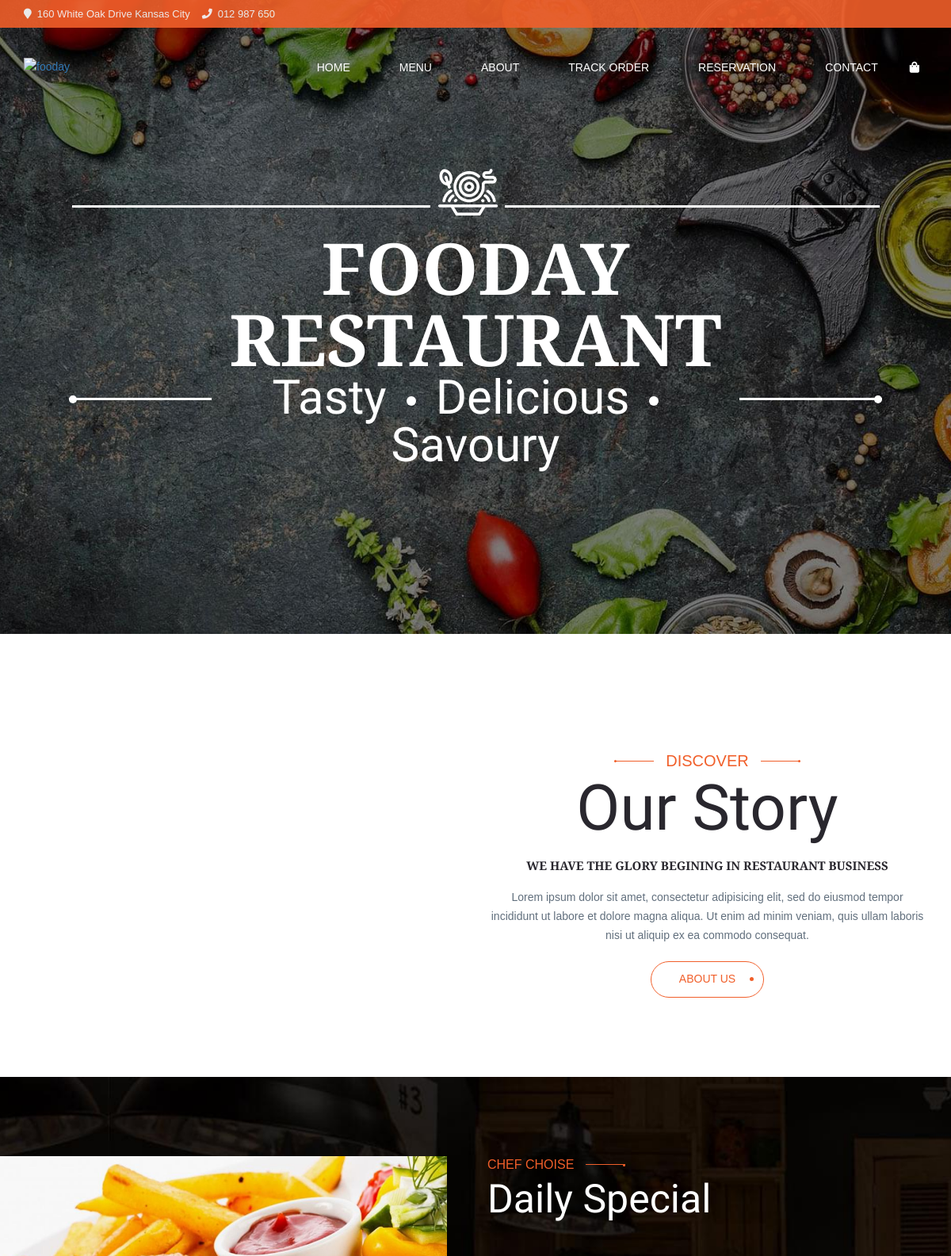
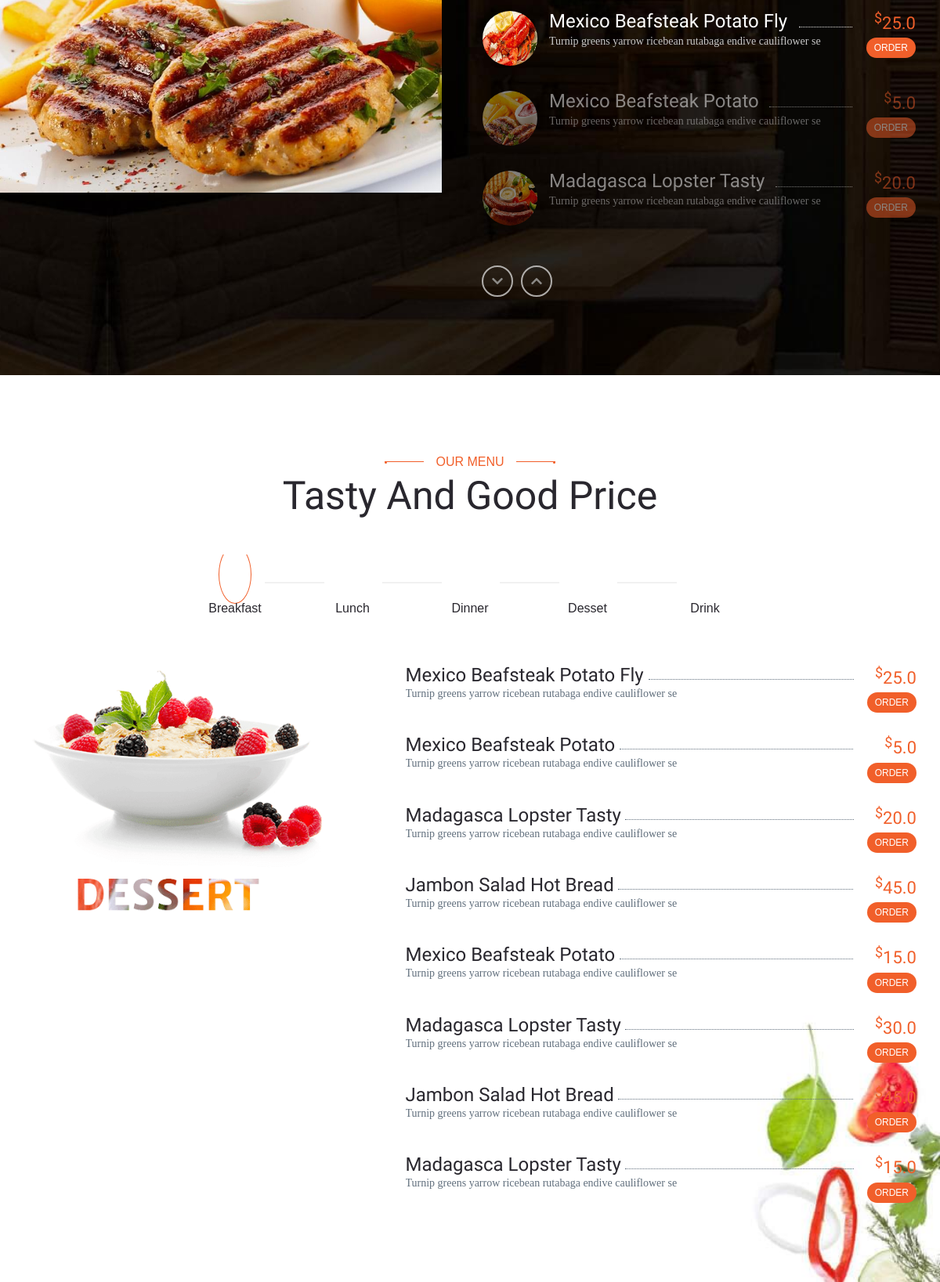
The page / (upper part) on the database its author committed (2 pictures, top to bottom).
### core/models.py (models this page shows, shortened)
class Product(models.Model):
    catagory = models.ManyToManyField(Catagory,
                    related_name="catagory_products")
    name = models.CharField(max_length=50)
    description = models.TextField()
    image_path = models.CharField(max_length=100)
    price = models.FloatField()
    chef_name = models.CharField(max_length=30)
    @property
    def short_description(self):
        return self.description[0:60]

class Catagory(models.Model):
    name = models.CharField(max_length = 10)
    image_path = models.CharField(max_length=100)

### core/views.py (the view)
# urls.py: path('', views.index, name='index'),
def index(request):
	return render(request,"index.html",{
		"catagories":Catagory.objects.all(),
		"products":Product.objects.all(),
		"header_transparent": True
	})

### core/templates/index.html (shortened to what this page needs)
{% extends 'base.html' %}
{% load static %}
{% block content %}
<div class="page-container">
  <div class="top-header top-bg-parallax">
    <div data-parallax="scroll" data-image-src="{% static 'assets/images/slider/slider2-bg1.jpg' %}" class="slides parallax-window">
      <div class="slide-content slide-layout-02">
        <div class="container">
          <div class="slide-content-inner"><img src="{% static 'assets/images/slider/slider2-icon.png' %}" data-ani-in="fadeInUp" data-ani-out="fadeOutDown" data-ani-delay="500" alt="fooday" class="slide-icon img img-responsive animated">
            <h3 data-ani-in="fadeInUp" data-ani-out="fadeOutDown" data-ani-delay="1000" class="slide-title animated">FOODAY RESTAURANT</h3>
            <p data-ani-in="fadeInUp" data-ani-out="fadeOutDown" data-ani-delay="1500" class="slide-sub-title animated"><span class="line-before"></span><span class="line-after"></span><span class="text"><span>Tasty</span><span>Delicious</span><span>Savoury</span></span></p>
          </div>
        </div>
      </div>
    </div>
  </div>
  <div class="page-content-wrapper">
    <section class="about-us-session padding-top-100 padding-bottom-100">
      <div class="container">
        <div class="row">
          <div class="col-md-6 colsm-12"><img src="{% static 'assets/images/pages/home1-about.jpg' %}" alt="" class="img img-responsive wow zoomIn"></div>
          <div class="col-md-6 col-sm-12">
            <div class="swin-sc swin-sc-title style-4 margin-bottom-20 margin-top-50">
              <p class="top-title"><span>Discover</span></p>
              <h3 class="title">Our Story</h3>
            </div>
            <p class="des font-bold text-center">WE HAVE THE GLORY BEGINING IN RESTAURANT BUSINESS</p>
            <p class="des margin-bottom-20 text-center">Lorem ipsum dolor sit amet, consectetur adipisicing elit, sed do eiusmod tempor incididunt ut labore et dolore magna aliqua. Ut enim ad minim veniam, quis ullam laboris nisi ut aliquip ex ea commodo consequat.</p>
            <div class="swin-btn-wrap center"><a href="{% url 'core:about' %}" class="swin-btn center form-submit btn-transparent"> <span>	About Us</span></a></div>
          </div>
        </div>
      </div>
    </section>
    <section class="product-sesction-03-1 padding-top-100 padding-bottom-100"><img src="{% static 'assets/images/product/product-decorate.jpg' %}" alt="" class="img-responsive img-decorate">
      <div class="container">
        <div class="row">
          <div class="col-lg-6 col-md-4"></div>
          <div class="col-lg-6 col-md-8">
            <div class="swin-sc swin-sc-title text-left light">
              <p class="top-title"><span>chef choise</span></p>
              <h3 class="title">Daily Special</h3>
            </div>
            <div class="swin-sc swin-sc-product products-01 style-04 light swin-vetical-slider">
              <div class="row">
                <div class="col-md-12">
                  <div data-height="200" class="products nav-slider">
                    {% for product in products %}
                      <div class="item product-01">
                        <div class="item-left">
                          <img src="{% static product.image_path %}" alt="" class="img img-responsive">
                          <div class="content-wrapper">
                              <a class="title">{{ product.name }}</a>
                              <div class="des">{{ product.short_description }} </div>
                          </div>
                        </div>
                        <div class="item-right"><span class="price woocommerce-Price-amount amount"><span class="price-symbol">$</span>{{ product.price }}</span>
                          <div class="btn-atc-wrapper"><a target="_blank" href="{% url 'core:product' product.pk %}" class="btn-atc"><span>Order</span></a></div>
                        </div>
                      </div>
                    {% endfor %}
                  </div>
                </div>
              </div>
            </div>
          </div>
        </div>
      </div>
    </section>
    <section class="product-sesction-01 padding-bottom-100 padding-top-100">
      <div class="container">
        <div class="row">
          <div class="col-md-12">
            <div class="swin-sc swin-sc-title">
              <p class="top-title"><span>Our Menu</span></p>
              <h3 class="title">Tasty And Good Price</h3>
            </div>
            <div class="swin-sc swin-sc-product products-01 style-02 woocommerce">
              <div class="row">
                <div class="col-md-2"></div>
                <div data-slide-toshow="5" class="cat-wrapper-02 main-slider col-md-8">
                  <div class="item">
                    <div class="cat-icons"><i class="icons swin-icon-pasta"></i>
                      <h5 class="cat-title">Breakfast</h5>
                    </div>
                  </div>
                  <div class="item">
                    <div class="cat-icons"><i class="icons swin-icon-fish"></i>
                      <h5 class="cat-title">Lunch</h5>
                    </div>
                  </div>
                  <div class="item">
                    <div class="cat-icons"><i class="icons swin-icon-meat"></i></div>
                    <h5 class="cat-title">Dinner</h5>
                  </div>
                  <div class="item">
                    <div class="cat-icons"><i class="icons swin-icon-ice-cream"></i></div>
                    <h5 class="cat-title">Desset</h5>
                  </div>
                  <div class="item">
                    <div class="cat-icons"><i class="icons swin-icon-dinner"></i></div>
                    <h5 class="cat-title">Drink</h5>
                  </div>
                </div>
                <div class="col-md-2"></div>
              </div>
              <div class="row">
                <div class="nav-slider">
                  {% for catagory in catagories %}
                    <div class="tab-content">
                      <div class="col-md-5 col-sm-12">
                        <div class="cat-wrapper">
                          <div class="item"><img src="{% static catagory.image_path %}" alt="" class="img img-responsive img-full"></div>
                        </div>
                      </div>
                      <div class="col-md-7 col-sm-12">
                        <div class="products full-infor">
                          {% for product in catagory.catagory_products.all %}
                            <div class="item product-01">
                              <div class="item-left">
                                <h5 class="title">{{ product.name }}</h5>
                                <div class="des">{{ product.short_description }} </div>
                              </div>
                              <div class="item-right"><span class="price woocommerce-Price-amount amount"><span class="price-symbol">$</span>{{ product.price }}</span>
                                <div class="btn-atc-wrapper"><a target="_blank" href="{% url 'core:product' product.pk %}" class="btn-atc"><span>Order</span></a></div>
                              </div>
                            </div>
                          {% endfor %}
                        </div>
                      </div>
                    </div>
                  {% endfor %}
                </div>
              </div>
            </div>
          </div>
        </div>
      </div>
    </section>
  </div>
</div>
{% endblock %}

### core/static/assets/css/layout.css (style rules this page uses)
.parallax-window { min-height: 400px; background: transparent; }
.top-header .parallax-window { min-height: 100vh; }
html { overflow-x: hidden; }
body { background-color: #fff; font-family: 'Merriweather Sans', sans-serif; font-weight: 400; line-height: 1.714; color: #616f7d; overflow-x: hidden; }
h1, h2, h3, h4, h5, h6 { line-height: 1; }
.img-full { width: 100%; }
.top-header .animated { opacity: 0; }
.slick-slide { position: relative; }
header + div { padding-top: 135px; }
header.header-transparent + div { padding-top: 0; }
.top-header { position: relative; }
.top-header .slide-content { position: absolute; top: 120px; left: 0; width: 100%; z-index: 1; }
.top-header .slide-content .slide-icon { margin: 15px auto; }
.top-header .slide-content.slide-layout-02 { top: 50%; -webkit-transform: translateY(-50%); -moz-transform: translateY(-50%); transform: translateY(-50%); }
.top-header .slide-content.slide-layout-02 .slide-title { font-family: "Merriweather Sans", sans-serif; font-weight: 900; font-size: 90px; color: #fff; text-align: center; margin-bottom: 0; }
.top-header .slide-content.slide-layout-02 .slide-sub-title { font-family: "Rancho", sans-serif; font-size: 60px; color: #fff; text-align: center; position: relative; }
.top-header .slide-content.slide-layout-02 .slide-sub-title .text { display: block; width: 60%; margin: 0 auto; line-height: 1; }
.top-header .slide-content.slide-layout-02 .slide-sub-title .text span { display: inline-block; margin-right: 25px; }
.top-header .slide-content.slide-layout-02 .slide-sub-title .text span:after { content: ''; display: inline-block; width: 12px; height: 12px; border-radius: 50%; background-color: #fff; margin-left: 25px; margin-bottom: 10px; }
.top-header .slide-content.slide-layout-02 .slide-sub-title .text span:last-child { margin-right: 0; }
.top-header .slide-content.slide-layout-02 .slide-sub-title .text span:last-child:after { display: none; }
.top-header .slide-content.slide-layout-02 .slide-content-inner { width: 90%; margin: 0 auto; }
.top-header .slide-content.slide-layout-02 .line-before { float: left; height: 3px; background-color: #FFF; width: 180px; position: relative; margin-top: 30px; }
.top-header .slide-content.slide-layout-02 .line-before:before { content: ''; position: absolute; left: 0; top: -3px; width: 10px; height: 10px; border-radius: 50%; background-color: #fff; }
.top-header .slide-content.slide-layout-02 .line-after { float: right; height: 3px; background-color: #FFF; width: 180px; position: relative; margin-top: 30px; }
.top-header .slide-content.slide-layout-02 .line-after:after { content: ''; position: absolute; right: 0; top: -3px; width: 10px; height: 10px; border-radius: 50%; background-color: #fff; }
.page-content-wrapper { background-color: #fff; }

### core/static/assets/css/extra.css (style rules this page uses)
section { background-position: center center; }
.product-sesction-01 { background-image: url("../images/background/bg3.jpg"); background-position: center right; background-size: cover; padding-top: 100px; }
.about-us-session { position: relative; }
.about-us-session p.des.font-bold { font-size: 15px; color: #29272e; margin-bottom: 15px; }
.about-us-session p.des { color: #616f7d; }
.product-sesction-03-1 { position: relative; background-image: url("../images/background/bg1_0.jpg"); }
.product-sesction-03-1 .img-decorate { position: absolute; top: 100px; width: 47%; }

### rows shown on the page
Product: image_path (picture), name "Mexico Beafsteak Potato Fly", short_description "Turnip greens yarrow ricebean rutabaga endive cauliflower se", price "25.0"
Product: image_path (picture), name "Mexico Beafsteak Potato", short_description "Turnip greens yarrow ricebean rutabaga endive cauliflower se", price "5.0"
Product: image_path (picture), name "Madagasca Lopster Tasty", short_description "Turnip greens yarrow ricebean rutabaga endive cauliflower se", price "20.0"
Catagory: image_path (picture)
Product: name "Jambon Salad Hot Bread", short_description "Turnip greens yarrow ricebean rutabaga endive cauliflower se", price "45.0"
Product: name "Mexico Beafsteak Potato", short_description "Turnip greens yarrow ricebean rutabaga endive cauliflower se", price "15.0"
Product: name "Madagasca Lopster Tasty", short_description "Turnip greens yarrow ricebean rutabaga endive cauliflower se", price "30.0"
Product: name "Jambon Salad Hot Bread", short_description "Turnip greens yarrow ricebean rutabaga endive cauliflower se", price "45.0"
Product: name "Madagasca Lopster Tasty", short_description "Turnip greens yarrow ricebean rutabaga endive cauliflower se", price "15.0"
